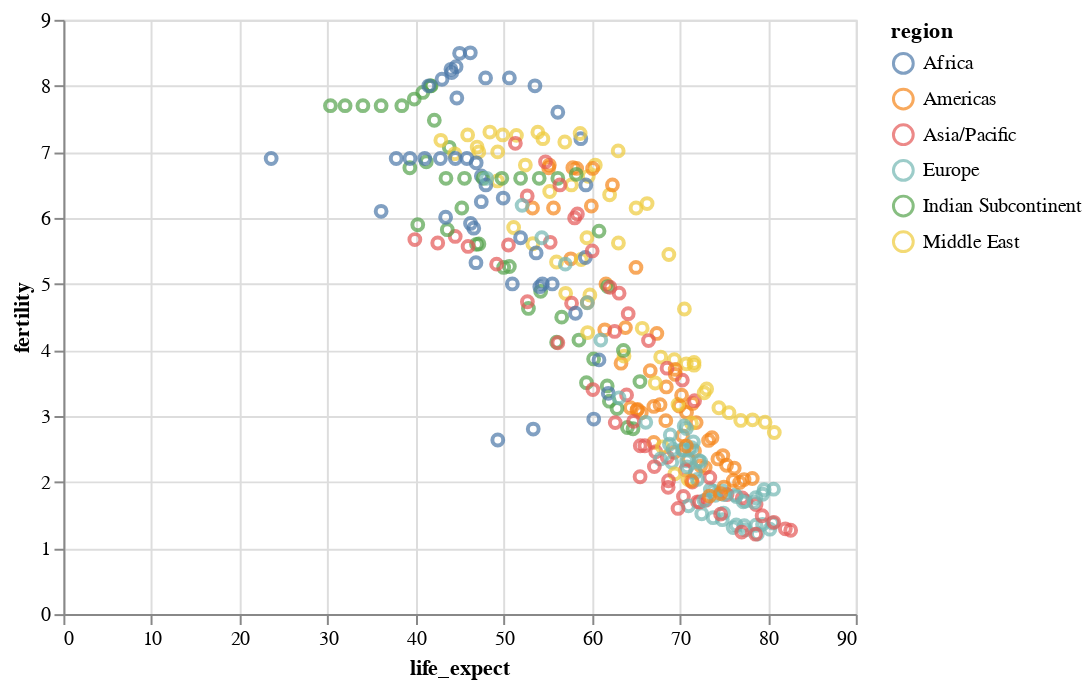

The cell this chart's notebook holds for it:
### Code cell
# base chart
chart = alt.Chart(
    df
).mark_point(
).encode(
    x='life_expect',
    y='fertility',
    color='region:N'
)

chart.display()

### Figure 1 — Vega-Lite specification as saved in the notebook (floating-point values rounded to 4 significant figures; data arrays with more than 128 entries replaced by an {"elided": "..."} marker saying what was removed)
{"$schema": "https://vega.github.io/schema/vega-lite/v3.4.0.json", "config": {"mark": {"tooltip": null}, "view": {"height": 300, "width": 400}}, "data": {"name": "data-eb55b3c04935b1d5bce4fa9a8c24136b"}, "datasets": {"data-eb55b3c04935b1d5bce4fa9a8c24136b": {"elided": "308 records"}}, "encoding": {"color": {"field": "region", "type": "nominal"}, "x": {"field": "life_expect", "type": "quantitative"}, "y": {"field": "fertility", "type": "quantitative"}}, "mark": "point"}
